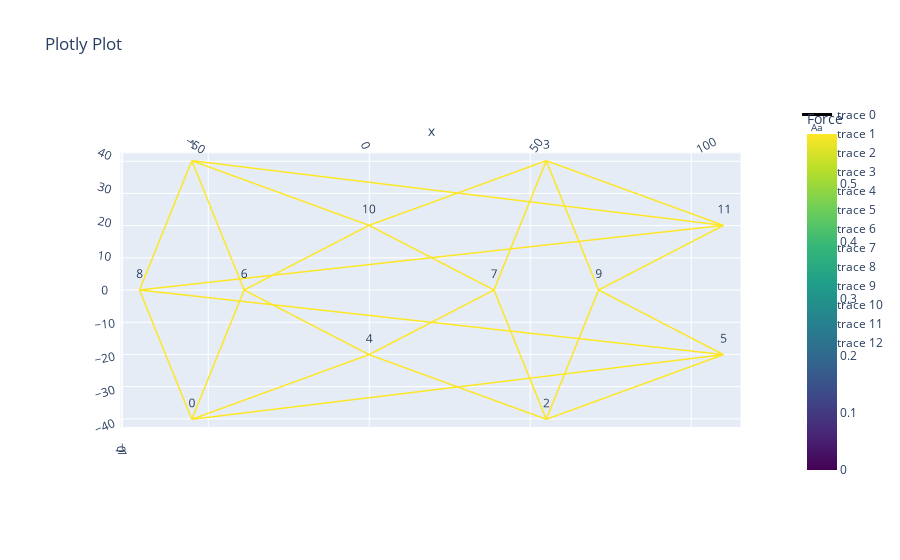

Notebook source saved alongside this figure:
### Markdown cell above
We will only print the cable network from a single piece. Remove the struts:

### Code cell
net.edges = np.delete(net.edges, strut_slice, axis=0)
net.q = np.delete(net.q, strut_slice, axis=0)
net.l1 = np.delete(net.l1, strut_slice, axis=0)

net.net_plot(plot_type = 'projection', color = True,vlabels = True, elables=False)

### Figure 1 — Plotly figure (JSON) as saved in the notebook; plotly's stock layout.template omitted (floating-point values rounded to 4 significant figures)
{"data": [{"line": {"color": [0.5879, 0.5879, 0, 0.5879, 0.5879, 0, 0.5879, 0.5879, 0, 0.5879, 0.5879, 0, 0.5879, 0.5879, 0, 0.5879, 0.5879, 0, 0.5879, 0.5879, 0, 0.5879, 0.5879, 0, 0.5879, 0.5879, 0, 0.5879, 0.5879, 0, 0.5879, 0.5879, 0, 0.5879, 0.5879, 0, 0.5879, 0.5879, 0, 0.5879, 0.5879, 0, 0.5879, 0.5879, 0, 0.5879, 0.5879, 0, 0.5879, 0.5879, 0, 0.5879, 0.5879, 0, 0.5879, 0.5879, 0, 0.5879, 0.5879, 0, 0.5879, 0.5879, 0, 0.5879, 0.5879, 0, 0.5879, 0.5879, 0, 0.5879, 0.5879, 0], "colorbar": {"title": {"text": "Force"}}, "colorscale": [[0, "#440154"], [0.1111, "#482878"], [0.2222, "#3e4989"], [0.3333, "#31688e"], [0.4444, "#26828e"], [0.5556, "#1f9e89"], [0.6667, "#35b779"], [0.7778, "#6ece58"], [0.8889, "#b5de2b"], [1, "#fde725"]], "showscale": true, "width": 3}, "mode": "lines", "type": "scatter3d", "x": [-38.65, -54.83, null, -54.83, -71.02, null, -54.83, 0, null, -54.83, 109.7, null, 54.83, 0, null, 54.83, 109.7, null, 54.83, 38.65, null, 54.83, 71.02, null, 0, -38.65, null, 0, 38.65, null, 109.7, -71.02, null, 109.7, 71.02, null, -54.83, -38.65, null, -38.65, 0, null, -54.83, -71.02, null, -71.02, 109.7, null, 38.65, 0, null, 54.83, 38.65, null, 71.02, 109.7, null, 54.83, 71.02, null, -54.83, 0, null, 54.83, 0, null, -54.83, 109.7, null, 54.83, 109.7, null], "y": [0, -40, null, -40, 0, null, -40, -20, null, -40, -20, null, -40, -20, null, -40, -20, null, -40, 0, null, -40, 0, null, -20, 0, null, -20, 0, null, -20, 0, null, -20, 0, null, 40, 0, null, 0, 20, null, 40, 0, null, 0, 20, null, 0, 20, null, 40, 0, null, 0, 20, null, 40, 0, null, 40, 20, null, 40, 20, null, 40, 20, null, 40, 20, null], "z": [0, 0, null, 0, 0, null, 0, 0, null, 0, 0, null, 0, 0, null, 0, 0, null, 0, 0, null, 0, 0, null, 0, 0, null, 0, 0, null, 0, 0, null, 0, 0, null, 0, 0, null, 0, 0, null, 0, 0, null, 0, 0, null, 0, 0, null, 0, 0, null, 0, 0, null, 0, 0, null, 0, 0, null, 0, 0, null, 0, 0, null, 0, 0, null]}, {"mode": "text", "text": ["0"], "type": "scatter3d", "x": [-54.83], "y": [-40], "z": [0]}, {"mode": "text", "text": ["1"], "type": "scatter3d", "x": [-54.83], "y": [40], "z": [0]}, {"mode": "text", "text": ["2"], "type": "scatter3d", "x": [54.83], "y": [-40], "z": [0]}, {"mode": "text", "text": ["3"], "type": "scatter3d", "x": [54.83], "y": [40], "z": [0]}, {"mode": "text", "text": ["4"], "type": "scatter3d", "x": [0], "y": [-20], "z": [0]}, {"mode": "text", "text": ["5"], "type": "scatter3d", "x": [109.7], "y": [-20], "z": [0]}, {"mode": "text", "text": ["6"], "type": "scatter3d", "x": [-38.65], "y": [0], "z": [0]}, {"mode": "text", "text": ["7"], "type": "scatter3d", "x": [38.65], "y": [0], "z": [0]}, {"mode": "text", "text": ["8"], "type": "scatter3d", "x": [-71.02], "y": [0], "z": [0]}, {"mode": "text", "text": ["9"], "type": "scatter3d", "x": [71.02], "y": [0], "z": [0]}, {"mode": "text", "text": ["10"], "type": "scatter3d", "x": [0], "y": [20], "z": [0]}, {"mode": "text", "text": ["11"], "type": "scatter3d", "x": [109.7], "y": [20], "z": [0]}], "layout": {"scene": {"aspectmode": "data", "camera": {"center": {"x": 0, "y": 0, "z": 0}, "eye": {"x": 0, "y": 0, "z": 5.483}, "up": {"x": 0, "y": 1, "z": 0}}}, "title": {"text": "Plotly Plot"}}}
